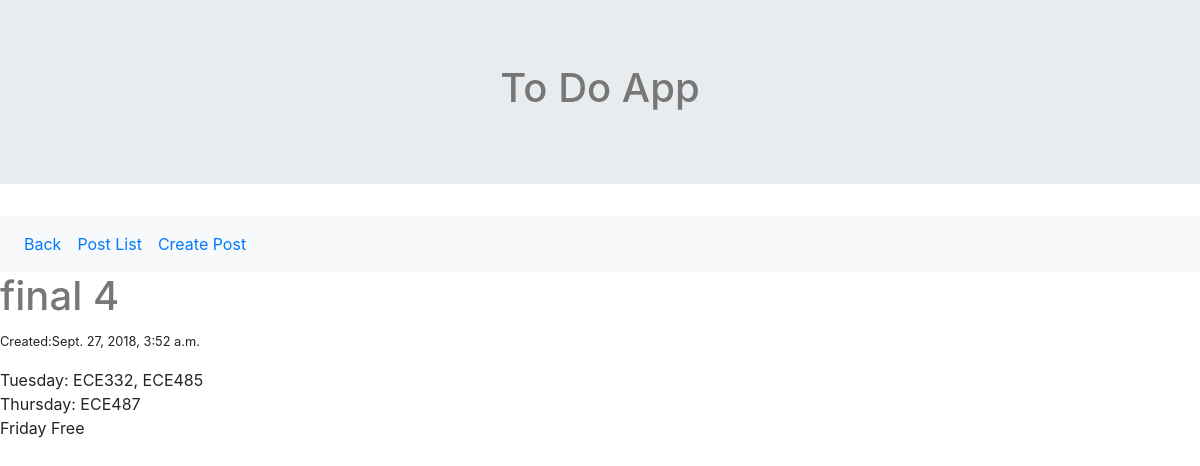
Page /post/midterm/ on the committed database.
### post/models.py (models this page shows, shortened)
class Post(models.Model):
    title       = models.CharField(max_length=120)
    created     = models.DateTimeField(auto_now_add=True)
    description = models.TextField(null=False)
    slug = models.SlugField(max_length=50, unique=True)

### post/views.py (the view)
# urls.py: path('<slug>/', PostDetailView.as_view(), name='post-detail'),
class PostDetailView(DetailView):
    template_name = 'post/post_detail.html'
    def get_object(self, queryset=None):
        slug_= self.kwargs.get("slug")
        return get_object_or_404(Post, slug=slug_)

### post/templates/post/post_detail.html
{% extends 'base.html' %}
{% block content %}
    <h1>{{ object.title }}</h1>
    <small>Created:{{ object.created }}</small>
    <p>{{ object.description|linebreaks }}</p>
{% endblock content %}

### static/css/base.css (style rules this page uses)
* { margin: 0; padding:0; }
h1 { color: #777777; }

### rows in the picture
Post: title "final 4", created "Sept. 27, 2018, 3:52 a.m.", description "Tuesday: ECE332, ECE485 Thursday: ECE487 Friday Free"
